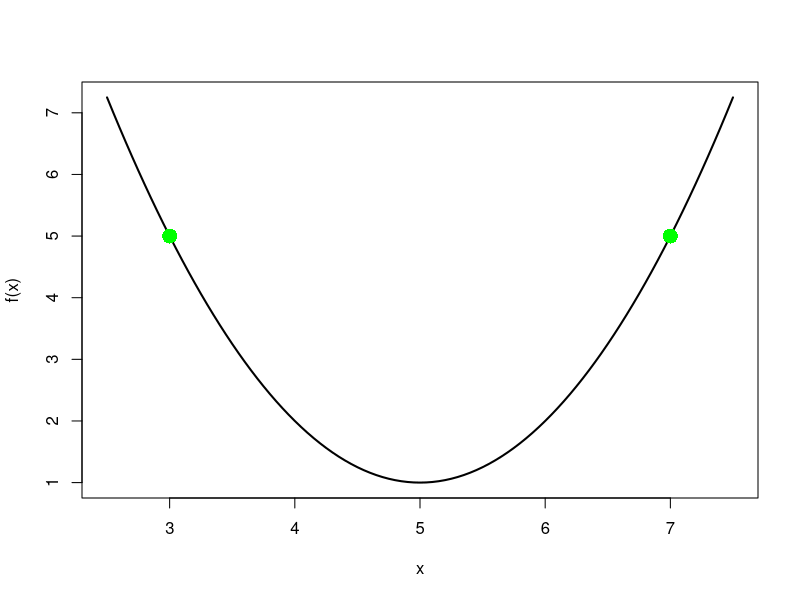

R code for this plot:
f <- function(x) x^2-10*x+26
curve(f, 2.5,7.5, lwd=2)
points(7, f(7), pch=16, cex=2, col="red")
x <- 7
alpha <- 0.99999999999999
grad <- function(x) 2*x-10
for(i in 1:100) {
  x <- x - alpha*grad(x)
  points(x, f(x), pch=16, cex=2, col="green")
  Sys.sleep(0.5)
}
